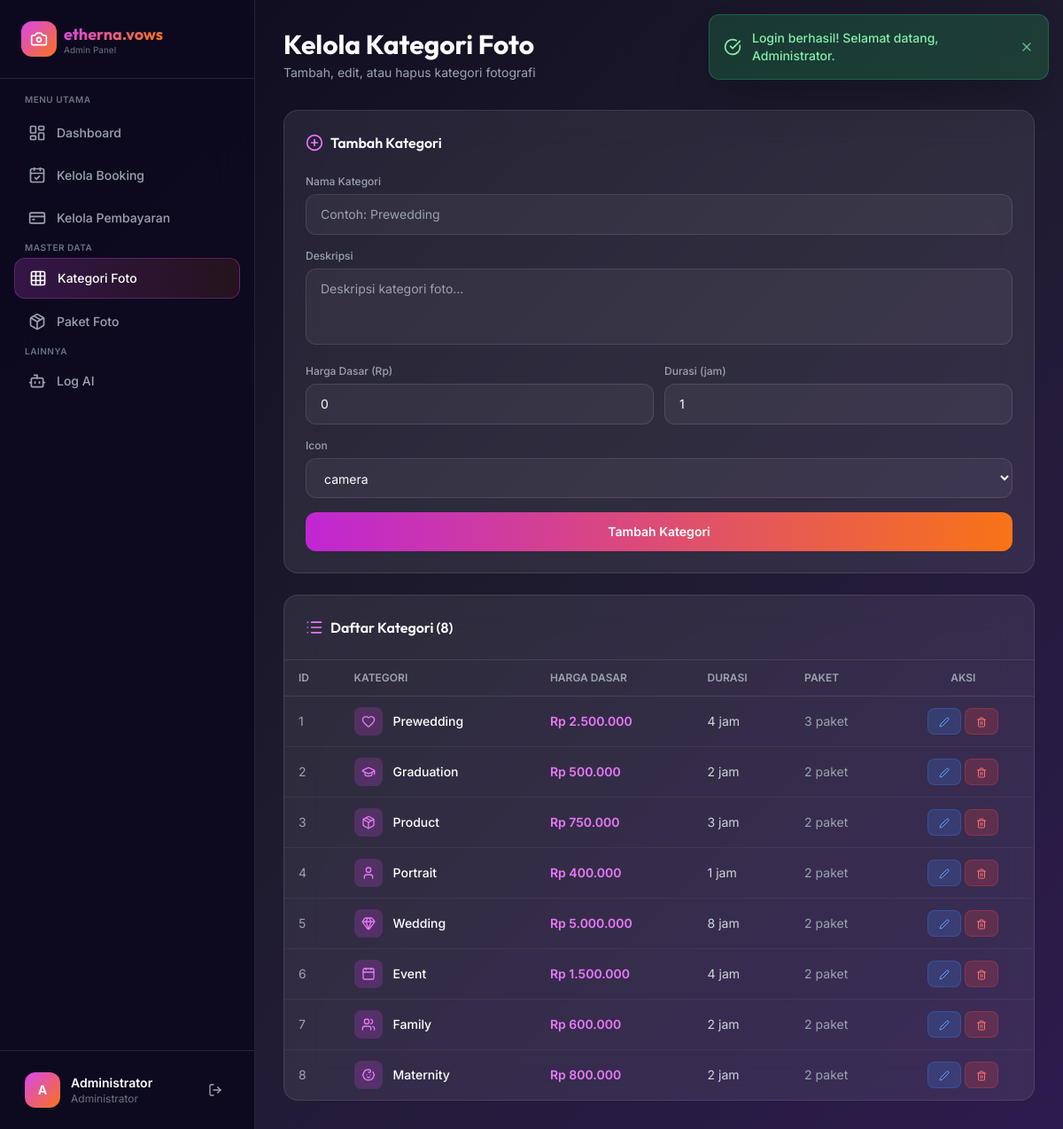
The app's page /admin/kelola_kategori.php (signed in) with its own data.
### tables this page shows
CREATE TABLE kategori_foto (
    id_kategori INT AUTO_INCREMENT PRIMARY KEY,
    nama_kategori VARCHAR(50) NOT NULL,
    deskripsi TEXT,
    harga_dasar DECIMAL(10,2) DEFAULT 0,
    durasi_jam INT DEFAULT 1,
    icon VARCHAR(50) DEFAULT 'camera'
);

### config/db.php (called while the page is built, shortened)
<?php
function formatRupiah($angka) {
    return 'Rp ' . number_format($angka, 0, ',', '.');
}
function getFlash() {
    if (isset($_SESSION['flash'])) {
        $flash = $_SESSION['flash'];
        return $flash;
    }
    return null;
}

### admin/kelola_kategori.php (the view, shortened to what this page needs)
<?php
require_once '../config/db.php';
$db = getDB();
$editData = null;
$kategoriList = $db->query("SELECT kf.*, (SELECT COUNT(*) FROM paket_foto WHERE id_kategori = kf.id_kategori) as jumlah_paket FROM kategori_foto kf ORDER BY kf.id_kategori")->fetchAll();
require_once 'includes/admin_header.php';
$iconMap = [
    'heart' => 'heart',
    'graduation-cap' => 'graduation-cap',
    'box' => 'package',
    'user' => 'user',
    'rings' => 'gem',
    'calendar' => 'calendar',
    'users' => 'users',
    'baby' => 'baby',
    'camera' => 'camera',
    'star' => 'star',
    'image' => 'image',
    'film' => 'film',
];
?>
<div class="mb-8">
    <h1 class="text-2xl sm:text-3xl font-display font-bold text-white">Kelola Kategori Foto</h1>
    <p class="text-gray-400 text-sm mt-1">Tambah, edit, atau hapus kategori fotografi</p>
</div>
<div class="grid grid-cols-1 xl:grid-cols-3 gap-6">
    <div class="glass rounded-2xl p-6">
        <h3 class="font-display font-semibold text-white mb-6 flex items-center space-x-2">
            <i data-lucide="<?= $editData ? 'edit' : 'plus-circle' ?>" class="w-5 h-5 text-primary-400"></i>
            <span><?= $editData ? 'Edit Kategori' : 'Tambah Kategori' ?></span>
        </h3>
        <form method="POST" action="" class="space-y-4">
            <div>
                <label class="block text-xs font-medium text-gray-400 mb-1.5">Nama Kategori</label>
                <input type="text" name="nama_kategori" value="<?= htmlspecialchars($editData['nama_kategori'] ?? '') ?>"
                       class="w-full px-4 py-3 rounded-xl bg-white/5 border border-white/10 text-white focus:outline-none focus:border-primary-500 text-sm" required
                       placeholder="Contoh: Prewedding">
            </div>
            <div>
                <label class="block text-xs font-medium text-gray-400 mb-1.5">Deskripsi</label>
                <textarea name="deskripsi" rows="3"
                          class="w-full px-4 py-3 rounded-xl bg-white/5 border border-white/10 text-white focus:outline-none focus:border-primary-500 text-sm resize-none"
                          placeholder="Deskripsi kategori foto..."><?= htmlspecialchars($editData['deskripsi'] ?? '') ?></textarea>
            </div>
            <div class="grid grid-cols-2 gap-3">
                <div>
                    <label class="block text-xs font-medium text-gray-400 mb-1.5">Harga Dasar (Rp)</label>
                    <input type="number" name="harga_dasar" value="<?= $editData['harga_dasar'] ?? 0 ?>" min="0" step="1000"
                           class="w-full px-4 py-3 rounded-xl bg-white/5 border border-white/10 text-white focus:outline-none focus:border-primary-500 text-sm" required>
                </div>
                <div>
                    <label class="block text-xs font-medium text-gray-400 mb-1.5">Durasi (jam)</label>
                    <input type="number" name="durasi_jam" value="<?= $editData['durasi_jam'] ?? 1 ?>" min="1"
                           class="w-full px-4 py-3 rounded-xl bg-white/5 border border-white/10 text-white focus:outline-none focus:border-primary-500 text-sm" required>
                </div>
            </div>
            <div>
                <label class="block text-xs font-medium text-gray-400 mb-1.5">Icon</label>
                <select name="icon" class="w-full px-4 py-3 rounded-xl bg-white/5 border border-white/10 text-white focus:outline-none focus:border-primary-500 text-sm">
                    <?php $icons = ['camera','heart','graduation-cap','box','user','rings','calendar','users','baby','star','image','film'];
                    foreach($icons as $ic): ?>
                    <option value="<?= $ic ?>" class="bg-dark-800" <?= ($editData['icon'] ?? '') === $ic ? 'selected' : '' ?>><?= $ic ?></option>
                    <?php endforeach; ?>
                </select>
            </div>
            <div class="flex gap-2">
                <button type="submit" class="flex-1 py-3 rounded-xl bg-gradient-to-r from-primary-600 to-accent-500 hover:from-primary-500 hover:to-accent-400 text-white font-semibold text-sm transition-all">
                    <?= $editData ? 'Simpan Perubahan' : 'Tambah Kategori' ?>
                </button>
            </div>
        </form>
    </div>
    <div class="xl:col-span-2 glass rounded-2xl overflow-hidden">
        <div class="p-6 border-b border-white/10">
            <h3 class="font-display font-semibold text-white flex items-center space-x-2">
                <i data-lucide="list" class="w-5 h-5 text-primary-400"></i>
                <span>Daftar Kategori (<?= count($kategoriList) ?>)</span>
            </h3>
        </div>
        <div class="overflow-x-auto">
            <table class="w-full">
                <thead>
                    <tr class="border-b border-white/10">
                        <th class="text-left px-4 py-3 text-xs font-semibold text-gray-400 uppercase">ID</th>
                        <th class="text-left px-4 py-3 text-xs font-semibold text-gray-400 uppercase">Kategori</th>
                        <th class="text-left px-4 py-3 text-xs font-semibold text-gray-400 uppercase">Harga Dasar</th>
                        <th class="text-left px-4 py-3 text-xs font-semibold text-gray-400 uppercase">Durasi</th>
                        <th class="text-left px-4 py-3 text-xs font-semibold text-gray-400 uppercase">Paket</th>
                        <th class="text-center px-4 py-3 text-xs font-semibold text-gray-400 uppercase">Aksi</th>
                    </tr>
                </thead>
                <tbody class="divide-y divide-white/5">
                    <?php foreach ($kategoriList as $kat): ?>
                    <tr class="hover:bg-white/5 transition-colors">
                        <td class="px-4 py-3 text-sm text-gray-400"><?= $kat['id_kategori'] ?></td>
                        <td class="px-4 py-3">
                            <div class="flex items-center space-x-3">
                                <div class="w-8 h-8 rounded-lg bg-primary-500/20 flex items-center justify-center">
                                    <i data-lucide="<?= htmlspecialchars($iconMap[$kat['icon']] ?? 'camera') ?>" class="w-4 h-4 text-primary-400"></i>
                                </div>
                                <p class="text-sm text-white font-medium"><?= htmlspecialchars($kat['nama_kategori']) ?></p>
                            </div>
                        </td>
                        <td class="px-4 py-3 text-sm text-primary-400 font-semibold"><?= formatRupiah($kat['harga_dasar']) ?></td>
                        <td class="px-4 py-3 text-sm text-gray-300"><?= $kat['durasi_jam'] ?> jam</td>
                        <td class="px-4 py-3 text-sm text-gray-400"><?= $kat['jumlah_paket'] ?> paket</td>
                        <td class="px-4 py-3 text-center">
                            <div class="flex gap-1 justify-center">
                                <a href="?edit=<?= $kat['id_kategori'] ?>" class="px-3 py-1.5 rounded-lg bg-blue-500/20 text-blue-400 hover:bg-blue-500/30 text-xs font-semibold border border-blue-500/30 transition-all">
                                    <i data-lucide="edit-2" class="w-3 h-3 inline"></i>
                                </a>
                                <a href="?hapus=<?= $kat['id_kategori'] ?>" onclick="return confirm('Yakin hapus kategori ini?')"
                                   class="px-3 py-1.5 rounded-lg bg-red-500/20 text-red-400 hover:bg-red-500/30 text-xs font-semibold border border-red-500/30 transition-all">
                                    <i data-lucide="trash-2" class="w-3 h-3 inline"></i>
                                </a>
                            </div>
                        </td>
                    </tr>
                    <?php endforeach; ?>
                </tbody>
            </table>
        </div>
    </div>
</div>
<?php require_once 'includes/admin_footer.php'; ?>

### admin/includes/admin_header.php (shortened to what this page needs)
<?php
require_once __DIR__ . '/../../config/db.php';
?>
<!DOCTYPE html>
<html lang="id">
<head>
    <script src="https://cdn.tailwindcss.com"></script>
</head>
<body class="gradient-bg min-h-screen text-white font-sans">
<?php $flash = getFlash(); ?>
<?php if ($flash): ?>
<div class="fixed top-4 right-4 z-[100] max-w-sm animate-pulse" id="flashMessage">
    <div class="rounded-xl p-4 shadow-2xl border <?= $flash['tipe'] === 'success' ? 'bg-green-500/20 border-green-500/30 text-green-300' : ($flash['tipe'] === 'error' ? 'bg-red-500/20 border-red-500/30 text-red-300' : 'bg-yellow-500/20 border-yellow-500/30 text-yellow-300') ?>">
        <div class="flex items-center space-x-3">
            <i data-lucide="<?= $flash['tipe'] === 'success' ? 'check-circle' : 'alert-circle' ?>" class="w-5 h-5 flex-shrink-0"></i>
            <p class="text-sm font-medium"><?= $flash['pesan'] ?></p>
            <button onclick="document.getElementById('flashMessage').remove()" class="ml-auto opacity-70 hover:opacity-100">
                <i data-lucide="x" class="w-4 h-4"></i>
            </button>
        </div>
    </div>
</div>
<?php endif; ?>
<?php require_once __DIR__ . '/sidebar.php'; ?>

### admin/includes/sidebar.php (shortened to what this page needs)
<?php
$currentPage = basename($_SERVER['PHP_SELF']);
?>
<div class="flex min-h-screen">
    <aside class="hidden lg:flex lg:flex-col w-72 border-r border-white/10 fixed h-full z-40 bg-dark-900/95 backdrop-blur-xl">
        <div class="p-6 border-b border-white/10">
            <a href="<?= BASE_URL ?>/" class="flex items-center space-x-2">
                <div class="w-10 h-10 rounded-xl bg-gradient-to-br from-primary-500 to-accent-500 flex items-center justify-center">
                    <i data-lucide="camera" class="w-5 h-5 text-white"></i>
                </div>
                <div>
                    <span class="text-lg font-display font-bold gradient-text"><?= APP_NAME ?></span>
                    <p class="text-[10px] text-gray-500 -mt-1">Admin Panel</p>
                </div>
            </a>
        </div>
        <nav class="flex-1 p-4 space-y-1 overflow-y-auto">
            <p class="text-[10px] font-semibold text-gray-500 uppercase tracking-wider px-3 mb-2">Menu Utama</p>
            <a href="<?= BASE_URL ?>/admin/dashboard.php"
               class="flex items-center space-x-3 px-4 py-3 rounded-xl text-sm font-medium transition-all <?= $currentPage === 'dashboard.php' ? 'bg-gradient-to-r from-primary-500/20 to-accent-500/10 text-white border border-primary-500/30' : 'text-gray-400 hover:text-white hover:bg-white/5' ?>">
                <i data-lucide="layout-dashboard" class="w-5 h-5"></i>
                <span>Dashboard</span>
            </a>
            <a href="<?= BASE_URL ?>/admin/kelola_booking.php"
               class="flex items-center space-x-3 px-4 py-3 rounded-xl text-sm font-medium transition-all <?= $currentPage === 'kelola_booking.php' ? 'bg-gradient-to-r from-primary-500/20 to-accent-500/10 text-white border border-primary-500/30' : 'text-gray-400 hover:text-white hover:bg-white/5' ?>">
                <i data-lucide="calendar-check" class="w-5 h-5"></i>
                <span>Kelola Booking</span>
            </a>
            <a href="<?= BASE_URL ?>/admin/kelola_pembayaran.php"
               class="flex items-center space-x-3 px-4 py-3 rounded-xl text-sm font-medium transition-all <?= $currentPage === 'kelola_pembayaran.php' ? 'bg-gradient-to-r from-primary-500/20 to-accent-500/10 text-white border border-primary-500/30' : 'text-gray-400 hover:text-white hover:bg-white/5' ?>">
                <i data-lucide="credit-card" class="w-5 h-5"></i>
                <span>Kelola Pembayaran</span>
            </a>
            <p class="text-[10px] font-semibold text-gray-500 uppercase tracking-wider px-3 mb-2 mt-6">Master Data</p>
            <a href="<?= BASE_URL ?>/admin/kelola_kategori.php"
               class="flex items-center space-x-3 px-4 py-3 rounded-xl text-sm font-medium transition-all <?= $currentPage === 'kelola_kategori.php' ? 'bg-gradient-to-r from-primary-500/20 to-accent-500/10 text-white border border-primary-500/30' : 'text-gray-400 hover:text-white hover:bg-white/5' ?>">
                <i data-lucide="grid-3x3" class="w-5 h-5"></i>
                <span>Kategori Foto</span>
            </a>
            <a href="<?= BASE_URL ?>/admin/kelola_paket.php"
               class="flex items-center space-x-3 px-4 py-3 rounded-xl text-sm font-medium transition-all <?= $currentPage === 'kelola_paket.php' ? 'bg-gradient-to-r from-primary-500/20 to-accent-500/10 text-white border border-primary-500/30' : 'text-gray-400 hover:text-white hover:bg-white/5' ?>">
                <i data-lucide="package" class="w-5 h-5"></i>
                <span>Paket Foto</span>
            </a>
            <p class="text-[10px] font-semibold text-gray-500 uppercase tracking-wider px-3 mb-2 mt-6">Lainnya</p>
            <a href="<?= BASE_URL ?>/admin/log_ai.php"
               class="flex items-center space-x-3 px-4 py-3 rounded-xl text-sm font-medium transition-all <?= $currentPage === 'log_ai.php' ? 'bg-gradient-to-r from-primary-500/20 to-accent-500/10 text-white border border-primary-500/30' : 'text-gray-400 hover:text-white hover:bg-white/5' ?>">
                <i data-lucide="bot" class="w-5 h-5"></i>
                <span>Log AI</span>
            </a>
        </nav>
        <div class="p-4 border-t border-white/10">
            <div class="flex items-center space-x-3 px-3 py-2">
                <div class="w-10 h-10 rounded-xl bg-gradient-to-br from-primary-500 to-accent-500 flex items-center justify-center text-sm font-bold text-white">
                    <?= strtoupper(substr($_SESSION['nama_lengkap'], 0, 1)) ?>
                </div>
                <div class="flex-1 min-w-0">
                    <p class="text-sm font-semibold text-white truncate"><?= htmlspecialchars($_SESSION['nama_lengkap']) ?></p>
                    <p class="text-xs text-gray-500">Administrator</p>
                </div>
                <a href="<?= BASE_URL ?>/logout.php" class="p-2 rounded-lg hover:bg-red-500/20 text-gray-400 hover:text-red-400 transition-all" title="Logout">
                    <i data-lucide="log-out" class="w-4 h-4"></i>
                </a>
            </div>
        </div>
    </aside>
    <main class="flex-1 lg:ml-72 pt-16 lg:pt-0">
        <div class="p-4 sm:p-6 lg:p-8">

### admin/includes/admin_footer.php (shortened to what this page needs)
        </div>
    </main>
</div>
</body>
</html>

### admin/includes/admin_header.php (style rules this page uses)
body { font-family: 'Inter', system-ui, sans-serif; }
.font-display { font-family: 'Outfit', system-ui, sans-serif; }
.glass { background: rgba(255,255,255,0.08); backdrop-filter: blur(20px); border: 1px solid rgba(255,255,255,0.1); }
.gradient-text { background: linear-gradient(135deg, #d946ef, #f97316); -webkit-background-clip: text; -webkit-text-fill-color: transparent; background-clip: text; }
.gradient-bg { background: linear-gradient(135deg, #0d0a1f 0%, #1e1b2e 50%, #2d1b4e 100%); }
a, button, input, select, textarea { transition: all 0.2s ease; }

### records on screen
kategori_foto: id_kategori "1", nama_kategori "Prewedding", harga_dasar "Rp 2.500.000", durasi_jam "4", jumlah_paket "3"
kategori_foto: id_kategori "2", nama_kategori "Graduation", harga_dasar "Rp 500.000", durasi_jam "2", jumlah_paket "2"
kategori_foto: id_kategori "3", nama_kategori "Product", harga_dasar "Rp 750.000", durasi_jam "3", jumlah_paket "2"
kategori_foto: id_kategori "4", nama_kategori "Portrait", harga_dasar "Rp 400.000", durasi_jam "1", jumlah_paket "2"
kategori_foto: id_kategori "5", nama_kategori "Wedding", harga_dasar "Rp 5.000.000", durasi_jam "8", jumlah_paket "2"
kategori_foto: id_kategori "6", nama_kategori "Event", harga_dasar "Rp 1.500.000", durasi_jam "4", jumlah_paket "2"
kategori_foto: id_kategori "7", nama_kategori "Family", harga_dasar "Rp 600.000", durasi_jam "2", jumlah_paket "2"
kategori_foto: id_kategori "8", nama_kategori "Maternity", harga_dasar "Rp 800.000", durasi_jam "2", jumlah_paket "2"

### other values on screen
$flash['pesan'] "Login berhasil! Selamat datang, Administrator."
APP_NAME "etherna.vows"
substr($_SESSION['nama_lengkap'], 0, 1) "A"
$_SESSION['nama_lengkap'] "Administrator"
count($kategoriList) "8"
form field icon "camera"
